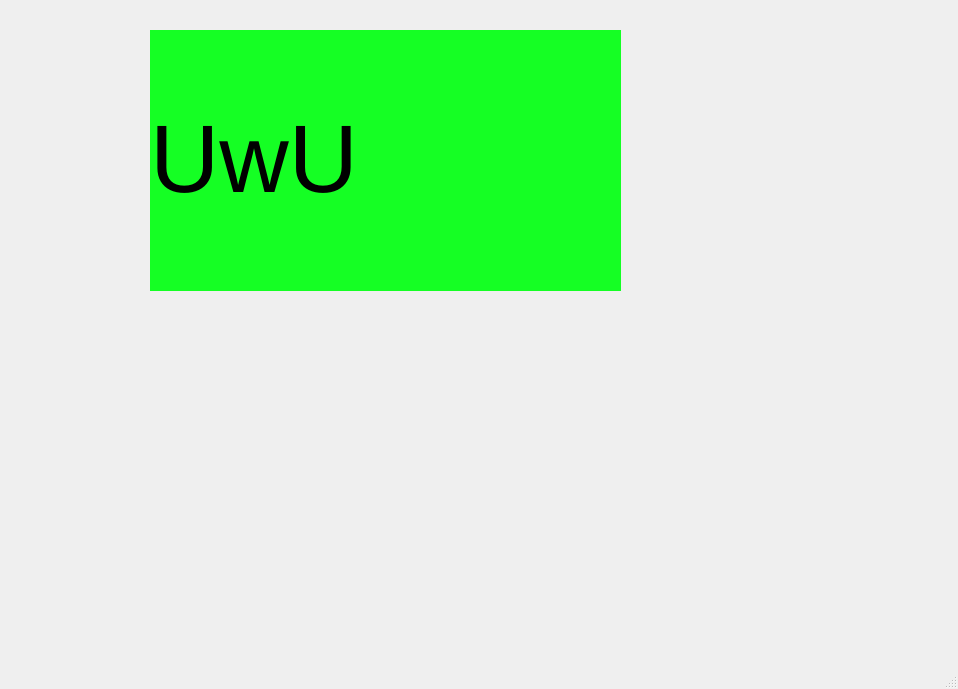
<?xml version="1.0" encoding="UTF-8"?>
<ui version="4.0">
 <class>MainWindow</class>
 <widget class="QMainWindow" name="MainWindow">
  <property name="geometry">
   <rect>
    <x>0</x>
    <y>0</y>
    <width>958</width>
    <height>689</height>
   </rect>
  </property>
  <property name="windowTitle">
   <string>MainWindow</string>
  </property>
  <widget class="QWidget" name="centralwidget">
   <widget class="QLabel" name="Lb_Mensaje">
    <property name="geometry">
     <rect>
      <x>150</x>
      <y>30</y>
      <width>471</width>
      <height>261</height>
     </rect>
    </property>
    <property name="styleSheet">
     <string notr="true">background-color: rgb(21, 255, 36);</string>
    </property>
    <property name="text">
     <string>&lt;html&gt;&lt;head/&gt;&lt;body&gt;&lt;p&gt;&lt;span style=&quot; font-size:72pt;&quot;&gt;UwU&lt;/span&gt;&lt;/p&gt;&lt;/body&gt;&lt;/html&gt;</string>
    </property>
   </widget>
  </widget>
  <widget class="QMenuBar" name="menubar">
   <property name="geometry">
    <rect>
     <x>0</x>
     <y>0</y>
     <width>958</width>
     <height>21</height>
    </rect>
   </property>
  </widget>
  <widget class="QStatusBar" name="statusbar"/>
 </widget>
 <resources/>
 <connections/>
</ui>
